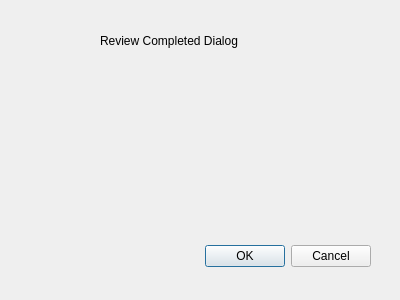
<?xml version="1.0" encoding="UTF-8"?>
<ui version="4.0">
 <class>ReviewTests</class>
 <widget class="QDialog" name="ReviewTests">
  <property name="geometry">
   <rect>
    <x>0</x>
    <y>0</y>
    <width>400</width>
    <height>300</height>
   </rect>
  </property>
  <property name="windowTitle">
   <string>Dialog</string>
  </property>
  <widget class="QDialogButtonBox" name="buttonBox">
   <property name="geometry">
    <rect>
     <x>30</x>
     <y>240</y>
     <width>341</width>
     <height>32</height>
    </rect>
   </property>
   <property name="orientation">
    <enum>Qt::Horizontal</enum>
   </property>
   <property name="standardButtons">
    <set>QDialogButtonBox::Cancel|QDialogButtonBox::Ok</set>
   </property>
  </widget>
  <widget class="QLabel" name="label">
   <property name="geometry">
    <rect>
     <x>100</x>
     <y>10</y>
     <width>191</width>
     <height>61</height>
    </rect>
   </property>
   <property name="text">
    <string>Review Completed Dialog</string>
   </property>
  </widget>
 </widget>
 <resources/>
 <connections>
  <connection>
   <sender>buttonBox</sender>
   <signal>accepted()</signal>
   <receiver>ReviewTests</receiver>
   <slot>accept()</slot>
   <hints>
    <hint type="sourcelabel">
     <x>248</x>
     <y>254</y>
    </hint>
    <hint type="destinationlabel">
     <x>157</x>
     <y>274</y>
    </hint>
   </hints>
  </connection>
  <connection>
   <sender>buttonBox</sender>
   <signal>rejected()</signal>
   <receiver>ReviewTests</receiver>
   <slot>reject()</slot>
   <hints>
    <hint type="sourcelabel">
     <x>316</x>
     <y>260</y>
    </hint>
    <hint type="destinationlabel">
     <x>286</x>
     <y>274</y>
    </hint>
   </hints>
  </connection>
 </connections>
</ui>
